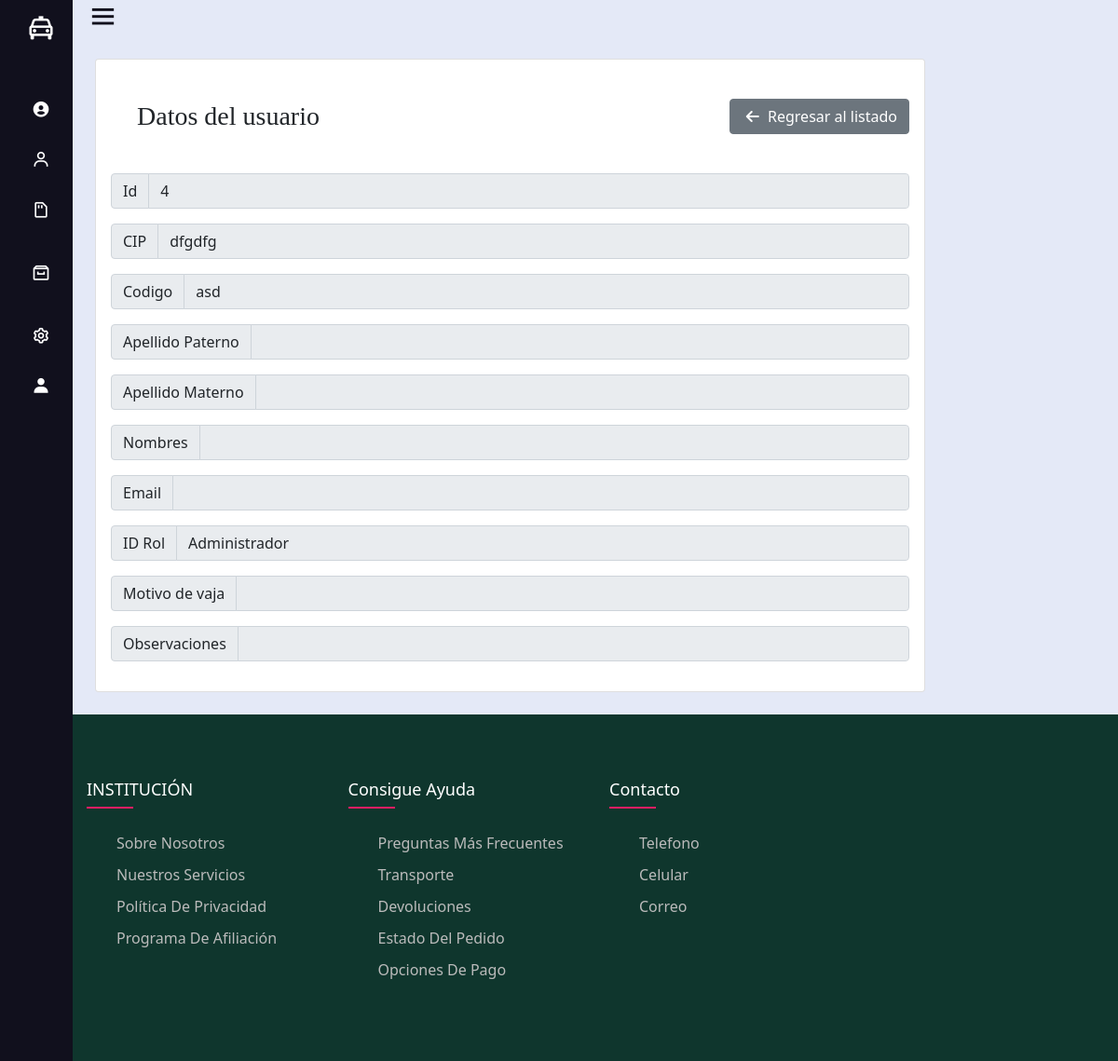
The app's page /mUser/view/4 (signed in) with its own data.
### Aplicacion1/models.py (models this page shows)
class Muser(models.Model):
    id = models.AutoField(db_column='Id', primary_key=True)  # Field name made lowercase.
    cip = models.CharField(db_column='CIP', unique=True, max_length=8)  # Field name made lowercase.
    codigo = models.TextField(db_column='Codigo')  # Field name made lowercase.
    idgrado = models.IntegerField(db_column='IdGrado', blank=True, null=True)  # Field name made lowercase.
    grado = models.CharField(db_column='Grado', max_length=50, blank=True, null=True)  # Field name made lowercase.
    apepaterno = models.CharField(db_column='ApePaterno', max_length=60, blank=True, null=True)  # Field name made lowercase.
    apematerno = models.CharField(db_column='ApeMaterno', max_length=60, blank=True, null=True)  # Field name made lowercase.
    nombres = models.CharField(db_column='Nombres', max_length=100)  # Field name made lowercase.
    email = models.CharField(db_column='Email', max_length=100, blank=True, null=True)  # Field name made lowercase.
    imagen = models.ImageField(db_column='Imagen', blank=True, null=True)  # Field name made lowercase.
    administrador = models.IntegerField(db_column='Administrador', blank=True, null=True)  # Field name made lowercase.
    idrol = models.ForeignKey('Muserrol', models.DO_NOTHING, db_column='IdRol', blank=True, null=True)  # Field name made lowercase.
    idnivel = models.IntegerField(db_column='IdNivel', blank=True, null=True)  # Field name made lowercase.
    activo = models.IntegerField(db_column='Activo', blank=True, null=True)  # Field name made lowercase.
    estado = models.IntegerField(db_column='Estado')  # Field name made lowercase.
    motivobaja = models.CharField(db_column='MotivoBaja', max_length=200, blank=True, null=True)  # Field name made lowercase.
    obs = models.TextField(db_column='Obs', blank=True, null=True)  # Field name made lowercase.
    femodificapass = models.DateTimeField(db_column='FeModificaPass', blank=True, null=True)  # Field name made lowercase.
    idusercrea = models.IntegerField(db_column='IdUserCrea', blank=True, null=True)  # Field name made lowercase.
    idusermodifica = models.IntegerField(db_column='IdUserModifica', blank=True, null=True)  # Field name made lowercase.
    fechacrea = models.DateTimeField(db_column='FechaCrea', blank=True, null=True)  # Field name made lowercase.
    fechamodifica = models.DateTimeField(db_column='FechaModifica', blank=True, null=True)  # Field name made lowercase.
    maqcrea = models.CharField(db_column='MaqCrea', max_length=50, blank=True, null=True)  # Field name made lowercase.
    maqmodifica = models.CharField(db_column='MaqModifica', max_length=50, blank=True, null=True)  # Field name made lowercase.
    class Meta:
        managed = True
        db_table = 'MUser'

class Muserrol(models.Model):
    id = models.AutoField(db_column='Id', primary_key=True)  # Field name made lowercase.
    rol = models.CharField(db_column='Rol', max_length=50)  # Field name made lowercase.
    descripcion = models.CharField(db_column='Descripcion', max_length=200, blank=True, null=True)  # Field name made lowercase.
    activo = models.IntegerField(db_column='Activo', blank=True, null=True)  # Field name made lowercase.
    estado = models.IntegerField(db_column='Estado')  # Field name made lowercase.
    obs = models.CharField(db_column='Obs', max_length=200, blank=True, null=True)  # Field name made lowercase.
    idusercrea = models.IntegerField(db_column='IdUserCrea', blank=True, null=True)  # Field name made lowercase.
    idusermodifica = models.IntegerField(db_column='IdUserModifica', blank=True, null=True)  # Field name made lowercase.
    fechacrea = models.DateTimeField(db_column='FechaCrea', blank=True, null=True)  # Field name made lowercase.
    fechamodifica = models.DateTimeField(db_column='FechaModifica', blank=True, null=True)  # Field name made lowercase.
    maqcrea = models.CharField(db_column='MaqCrea', max_length=50, blank=True, null=True)  # Field name made lowercase.
    maqmodifica = models.CharField(db_column='MaqModifica', max_length=50, blank=True, null=True)  # Field name made lowercase.
    def __str__(self):
        return self.rol
    class Meta:
        managed = True
        db_table = 'MUserRol'

### Aplicacion1/views.py (the view)
# urls.py: path('mUser/view/<id>', views.viewMUser, name = "viewTypemUser"),
@login_required(login_url='signin')
def viewMUser(request, id):
	MUser=Muser.objects.get(id=id)
	return render(request,'paginas/m_user/view.html', {"MUser": MUser})

### Aplicacion1/templates/paginas/m_user/view.html (shortened to what this page needs)
{% extends '../../layout.html' %}
{% block content %}
<div class="row">
    <div class="col-md-10">
        <div class="card">
            <div class="card-body">
                <div class="d-flex bd-highlight mb-3 align-items-center">
                    <div class="me-auto bd-highlight align-self-end p">
                        <h3 class="title-card">Datos del usuario</h3>
                    </div>
                    <div class="bd-highlight">
                        <a href="{% url 'listmUser' %}" class="btn btn-secondary"><i class="fas fa-arrow-left"></i> Regresar al listado</a>
                    </div>
                </div>
                <div class="input-group mb-3">
                    <span class="input-group-text" id="basic-addon3">Id </span>
                    <input type="text" class="form-control" id="basic-url" aria-describedby="basic-addon3" value="{{MUser.id}}" disabled>
                </div>
                <div class="input-group mb-3">
                    <span class="input-group-text" id="basic-addon3">CIP </span>
                    <input type="text" class="form-control" id="basic-url" aria-describedby="basic-addon3" value="{{MUser.cip}}" disabled>
                </div>
                <div class="input-group mb-3">
                    <span class="input-group-text" id="basic-addon3">Codigo</span>
                    <input type="text" class="form-control" id="basic-url" aria-describedby="basic-addon3" value="{{MUser.codigo}}" disabled>
                </div>
                <div class="input-group mb-3">
                    <span class="input-group-text" id="basic-addon3">Apellido Paterno </span>
                    <input type="text" class="form-control" id="basic-url" aria-describedby="basic-addon3" value="{{MUser.apepaterno}}" disabled>
                </div>
                <div class="input-group mb-3">
                    <span class="input-group-text" id="basic-addon3">Apellido Materno</span>
                    <input type="text" class="form-control" id="basic-url" aria-describedby="basic-addon3" value="{{MUser.apematerno}}" disabled>
                </div>
                <div class="input-group mb-3">
                    <span class="input-group-text" id="basic-addon3">Nombres </span>
                    <input type="text" class="form-control" id="basic-url" aria-describedby="basic-addon3" value="{{MUser.nombres}}" disabled>
                </div>
                <div class="input-group mb-3">
                    <span class="input-group-text" id="basic-addon3">Email</span>
                    <input type="text" class="form-control" id="basic-url" aria-describedby="basic-addon3" value="{{MUser.email}}" disabled>
                </div>
                <div class="input-group mb-3">
                    <span class="input-group-text" id="basic-addon3">ID Rol </span>
                    <input type="text" class="form-control" id="basic-url" aria-describedby="basic-addon3" value="{{MUser.idrol}}" disabled>
                </div>
                <div class="input-group mb-3">
                    <span class="input-group-text" id="basic-addon3">Motivo de vaja</span>
                    <input type="text" class="form-control" id="basic-url" aria-describedby="basic-addon3" value="{{MUser.motivobaja}}" disabled>
                </div>
                <div class="input-group mb-3">
                    <span class="input-group-text" id="basic-addon3">Observaciones</span>
                    <input type="text" class="form-control" id="basic-url" aria-describedby="basic-addon3" value="{{MUser.obs}}" disabled>
                </div>
            </div>
        </div>
    </div>
</div>
{% endblock %}

### ProyectoPNP/static/assets/css/style.css (style rules this page uses)
body { background-color: white; }
i { margin: 0px 5px; }
.title-card { font-family: 'Sahitya', serif; margin: 1em; }
.row { display: flex; flex-wrap: wrap; }

### records on screen
Muser: id "4", cip "dfgdfg", codigo "asd", idrol "Administrador"
